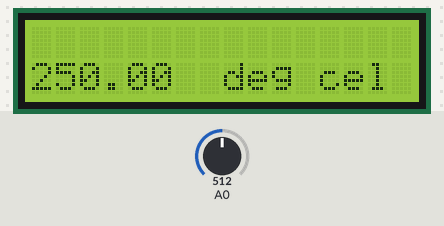
Bench run of a sketch on a simulated Arduino Uno, built with avr-gcc and run on an emulated ATmega328P. On the bench: 16×2 character LCD. The inputs (shaded band) are chosen by the test bench; at power-on: A0 = 512.

Above: at 1.2 s.
1.3 s: A0 set to 716
At 3.3 s:
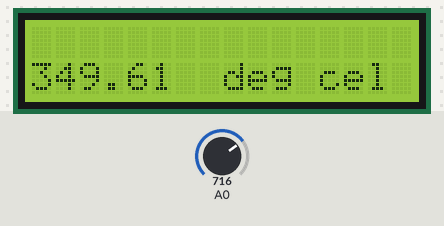
3.6 s: A0 set to 900
At 5.2 s:
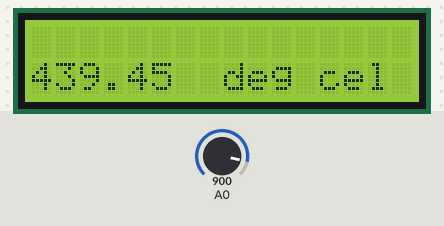
5.6 s: A0 set to 1023
At 6.8 s:
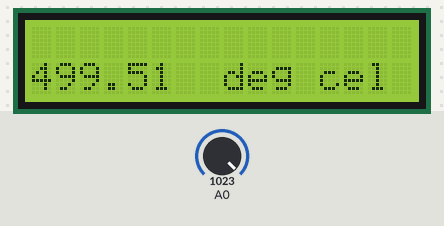
Timing chart, 0 to 8.6 s (numbered marks = the images above; inputs shaded):
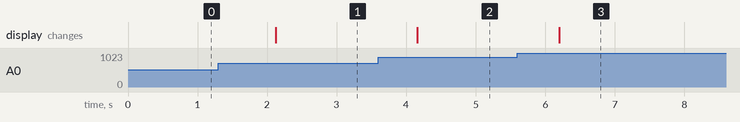

The sketch:

ADC.ino
```cpp
/*To read the analog values and print it on the Serial monitor*/
#include <Wire.h>
#include <LiquidCrystal_I2C.h>

LiquidCrystal_I2C lcd(0x27, 16, 2); // set the LCD address to 0x27 for a 16 chars and 2 line display
void setup()
{
  // put your setup code here, to run once:
  lcd.init();
    lcd.backlight();
    lcd.clear();
    lcd.home();
    lcd.setCursor(0, 0);
    lcd.print("ADC");
}

void loop()
{
  // put your main code here, to run repeatedly:
  String temperature;


  //reading the analog output voltage fromtemperature sensor and converting it to deg cel (10mv-> 1deg cel)
  temperature = String (((analogRead(A0) *(float)5/ 1024)) /(float) 0.01);

    lcd.clear();
    lcd.setCursor(0, 1);
    lcd.print( temperature);
    lcd.print("  deg cel");

  delay(1000);
}
```

Measured:
- after the input at 1.3 s, the display: changes after 0.83 s (image 1)
- after the input at 3.6 s, the display: changes after 0.56 s (image 2)
- after the input at 5.6 s, the display: changes after 0.60 s (image 3)
